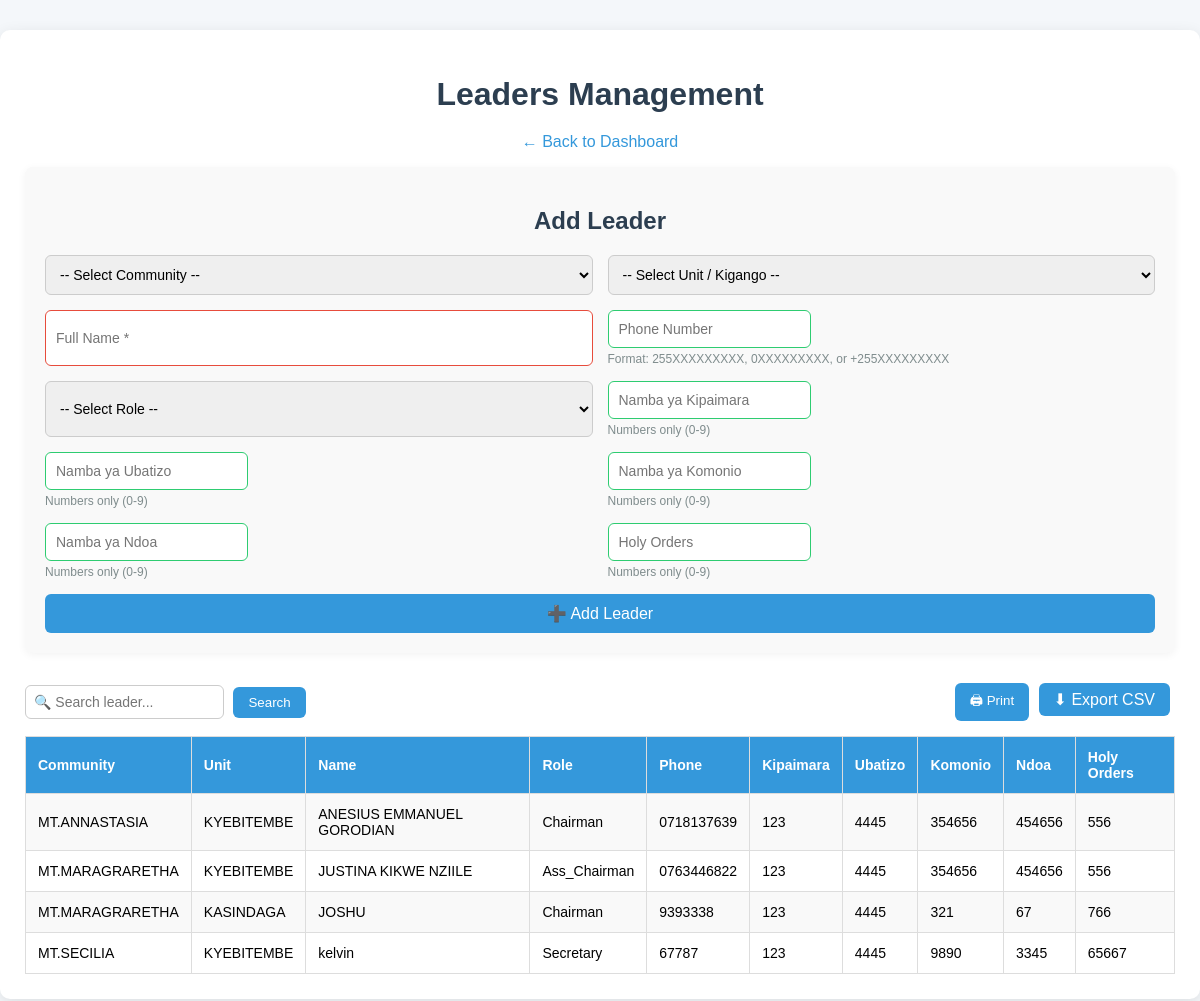
/leaders.php (signed in), run on the app's committed database.
### tables this page shows
CREATE TABLE `leaders` (
  `id` int(11) NOT NULL,
  `community_id` int(11) NOT NULL,
  `name` varchar(100) NOT NULL,
  `profile_pic` varchar(255) DEFAULT NULL,
  `phone` varchar(30) DEFAULT NULL,
  `unit` varchar(150) DEFAULT NULL,
  `confirmation_no` varchar(20) DEFAULT NULL,
  `Baptism_no` varchar(20) DEFAULT NULL,
  `communial_no` varchar(20) DEFAULT NULL,
  `marriage_no` varchar(20) DEFAULT NULL,
  `sacrament5` varchar(100) DEFAULT NULL,
  `role` varchar(50) NOT NULL,
  `community_name` varchar(20) DEFAULT NULL,
  `unit_id` int(11) DEFAULT NULL,
  `created_at` datetime DEFAULT current_timestamp()
);

CREATE TABLE `communities` (
  `id` int(11) NOT NULL,
  `community_name` varchar(100) NOT NULL
);

### leaders.php (the view, shortened to what this page needs)
<?php
require_once 'db.php';
$search = trim($_GET['search'] ?? '');
$where = "";
$res = $conn->query("
    SELECT l.*, c.community_name
    FROM leaders l
    JOIN communities c ON l.community_id = c.id
    $where
    ORDER BY c.community_name, l.role
");
?>
<!doctype html>
<html>
<head>
</head>
<body>
<div class="container">
<h1>Leaders Management</h1>
<p style="text-align:center"><a href="admin.php">← Back to Dashboard</a></p>
<div class="form-card">
<h2>Add Leader</h2>
<form method="post" onsubmit="return validateForm()">
    <select name="community_id" required>
        <option value="">-- Select Community --</option>
    </select>
    <select name="unit" required>
        <option value="">-- Select Unit / Kigango --</option>
    </select>
    <input name="name" placeholder="Full Name *" required value="<?= htmlspecialchars($_POST['name'] ?? '') ?>">
    <div>
        <input name="phone" placeholder="Phone Number"
               pattern="^(255\d{9}|0\d{9}|\+255\d{9}|\d{9})$"
               oninput="validatePhone(this)"
               onblur="formatPhone(this)"
               value="<?= htmlspecialchars($_POST['phone'] ?? '') ?>">
        <div class="phone-format">Format: 255XXXXXXXXX, 0XXXXXXXXX, or +255XXXXXXXXX</div>
    </div>
    <select name="role" required>
        <option value="">-- Select Role --</option>
    </select>
    <div>
        <input name="confirmation_no" placeholder="Namba ya Kipaimara"
               oninput="restrictToNumbers(this)"
               onblur="validateNumbersOnly(this, 'Confirmation number')"
               value="<?= htmlspecialchars($_POST['confirmation_no'] ?? '') ?>">
        <div class="number-format">Numbers only (0-9)</div>
    </div>
    <div>
        <input name="Baptism_no" placeholder="Namba ya Ubatizo"
               oninput="restrictToNumbers(this)"
               onblur="validateNumbersOnly(this, 'Baptism number')"
               value="<?= htmlspecialchars($_POST['Baptism_no'] ?? '') ?>">
        <div class="number-format">Numbers only (0-9)</div>
    </div>
    <div>
        <input name="communial_no" placeholder="Namba ya Komonio"
               oninput="restrictToNumbers(this)"
               onblur="validateNumbersOnly(this, 'Communial number')"
               value="<?= htmlspecialchars($_POST['communial_no'] ?? '') ?>">
        <div class="number-format">Numbers only (0-9)</div>
    </div>
    <div>
        <input name="marriage_no" placeholder="Namba ya Ndoa"
               oninput="restrictToNumbers(this)"
               onblur="validateNumbersOnly(this, 'Marriage number')"
               value="<?= htmlspecialchars($_POST['marriage_no'] ?? '') ?>">
        <div class="number-format">Numbers only (0-9)</div>
    </div>
    <div>
        <input name="sacrament5" placeholder="Holy Orders"
               oninput="restrictToNumbers(this)"
               onblur="validateNumbersOnly(this, 'Holy Orders number')"
               value="<?= htmlspecialchars($_POST['sacrament5'] ?? '') ?>">
        <div class="number-format">Numbers only (0-9)</div>
    </div>
    <button name="add_leader" type="submit">➕ Add Leader</button>
</form>
</div>
<div class="table-actions">
    <form method="get">
        <input type="text" name="search" placeholder="🔍 Search leader..." value="<?= htmlspecialchars($search) ?>">
        <button type="submit">Search</button>
    </form>
    <div>
        <button onclick="printTable()">🖨 Print</button>
        <a href="?export=csv">⬇ Export CSV</a>
    </div>
</div>
<table>
<tr>
    <th>Community</th>
    <th>Unit</th>
    <th>Name</th>
    <th>Role</th>
    <th>Phone</th>
    <th>Kipaimara</th>
    <th>Ubatizo</th>
    <th>Komonio</th>
    <th>Ndoa</th>
    <th>Holy Orders</th>
</tr>
<?php if($res->num_rows > 0): ?>
<?php while($r = $res->fetch_assoc()): ?>
<tr>
    <td><?= htmlspecialchars($r['community_name']) ?></td>
    <td><?= htmlspecialchars($r['unit']) ?></td>
    <td><?= htmlspecialchars($r['name']) ?></td>
    <td><?= htmlspecialchars($r['role']) ?></td>
    <td><?= htmlspecialchars($r['phone']) ?></td>
    <td><?= htmlspecialchars($r['confirmation_no']) ?></td>
    <td><?= htmlspecialchars($r['Baptism_no']) ?></td>
    <td><?= htmlspecialchars($r['communial_no']) ?></td>
    <td><?= htmlspecialchars($r['marriage_no']) ?></td>
    <td><?= htmlspecialchars($r['sacrament5']) ?></td>
</tr>
<?php endwhile; ?>
<?php else: ?>
<tr><td colspan="10" style="text-align:center; color:red;">No results found.</td></tr>
<?php endif; ?>
</table>
</div>
</body>
</html>

### leaders.php (style rules this page uses)
body { font-family: Arial, sans-serif; background: #f4f7fa; margin:0; padding:0; }
.container { max-width:1200px; margin:30px auto; background:#fff; padding:25px; border-radius:10px; box-shadow:0 4px 15px rgba(0,0,0,0.1); }
h1,h2 { text-align:center; color:#2c3e50; margin-bottom:20px; }
a { text-decoration:none; color:#3498db; margin: 0 5px; }
.form-card { background:#f9f9f9; padding:20px; border-radius:8px; box-shadow:0 2px 8px rgba(0,0,0,0.05); margin-bottom:30px; }
.form-card form { display:grid; grid-template-columns: 1fr 1fr; gap:15px; }
.form-card input, .form-card select, .form-card button { padding:10px; border-radius:6px; border:1px solid #ccc; font-size:14px; }
.form-card button { background:#3498db; color:#fff; border:none; cursor:pointer; grid-column:span 2; font-size:16px; }
.form-card input:invalid { border-color: #e74c3c; }
.form-card input:valid { border-color: #2ecc71; }
.table-actions { display:flex; justify-content:space-between; align-items:center; margin-bottom:10px; }
.table-actions form { margin:0; }
.table-actions input { padding:8px; border-radius:6px; border:1px solid #ccc; font-size:14px; }
.table-actions button, .table-actions a { padding:8px 15px; border-radius:6px; background:#3498db; color:#fff; text-decoration:none; border:none; cursor:pointer; margin-left:5px; }
table { width:100%; border-collapse: collapse; margin-top:15px; }
th, td { border:1px solid #ddd; padding:12px; text-align:left; font-size:14px; }
th { background:#3498db; color:#fff; }
tr:nth-child(even) { background:#f9f9f9; }
.phone-format { font-size: 12px; color: #7f8c8d; margin-top: 4px; }
.number-format { font-size: 12px; color: #7f8c8d; margin-top: 4px; }

### data on the page
leaders: community.community_name "MT.ANNASTASIA", unit "KYEBITEMBE", name "ANESIUS EMMANUEL GORODIAN", role "Chairman", phone "0718137639", confirmation_no "123", Baptism_no "4445", communial_no "354656", marriage_no "454656", sacrament5 "556"
leaders: community.community_name "MT.MARAGRARETHA", unit "KYEBITEMBE", name "JUSTINA KIKWE NZIILE", role "Ass_Chairman", phone "0763446822", confirmation_no "123", Baptism_no "4445", communial_no "354656", marriage_no "454656", sacrament5 "556"
leaders: community.community_name "MT.MARAGRARETHA", unit "KASINDAGA", name "JOSHU", role "Chairman", phone "9393338", confirmation_no "123", Baptism_no "4445", communial_no "321", marriage_no "67", sacrament5 "766"
leaders: community.community_name "MT.SECILIA", unit "KYEBITEMBE", name "kelvin", role "Secretary", phone "67787", confirmation_no "123", Baptism_no "4445", communial_no "9890", marriage_no "3345", sacrament5 "65667"
